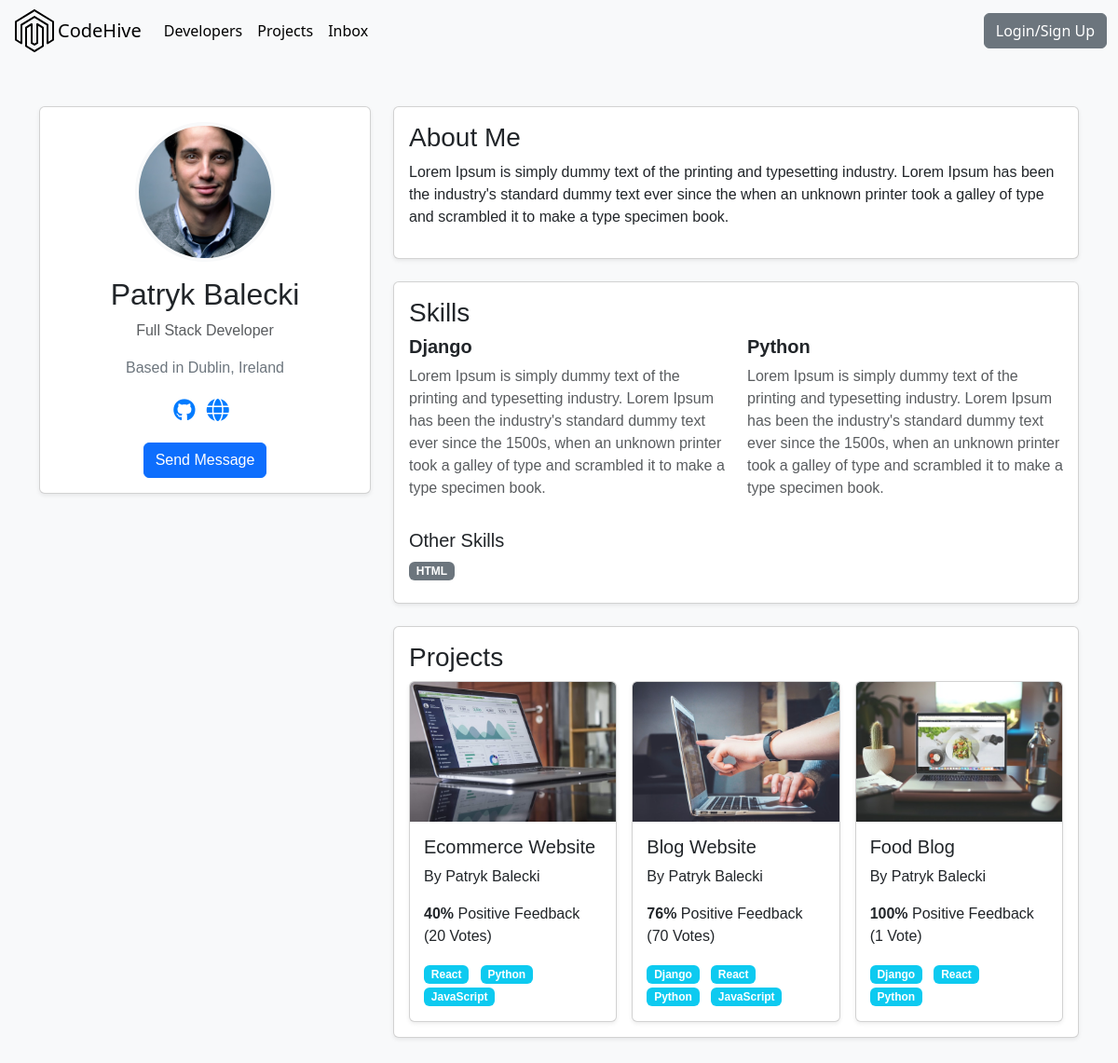
Screenshot of /profile/fc5d0cd4-3224-4585-8b15-bd035fa133de/ with the database file from the repository.
### users/models.py (models this page shows, shortened)
class Profile(models.Model):
    user = models.OneToOneField(User, on_delete=models.CASCADE, null=True, blank=True)
    name = models.CharField(max_length=200, blank=True, null=True)
    email = models.EmailField(max_length=500, blank=True, null=True)
    username = models.CharField(max_length=200, blank=True, null=True)
    location = models.CharField(max_length=200, blank=True, null=True, default="Earth")
    short_intro = models.CharField(max_length=200, blank=True, null=True, default="This is a default bio. User has not added a bio yet.")
    bio = models.TextField(blank=True, null=True)
    profile_image = models.ImageField(null=True, blank=True, upload_to='profiles/', default="profiles/user-default.jpg")
    social_github = models.CharField(max_length=200, blank=True, null=True)
    social_twitter = models.CharField(max_length=200, blank=True, null=True)
    social_linkedin = models.CharField(max_length=200, blank=True, null=True)
    social_youtube = models.CharField(max_length=200, blank=True, null=True)
    social_website = models.CharField(max_length=200, blank=True, null=True)
    created = models.DateTimeField(auto_now_add=True)
    id = models.UUIDField(default=uuid.uuid4, unique=True, primary_key=True, editable=False)

class Skill(models.Model):
    owner = models.ForeignKey(
        Profile, on_delete=models.CASCADE, null=True, blank=True)
    name = models.CharField(max_length=200, blank=True, null=True)
    description = models.TextField(null=True, blank=True)
    created = models.DateTimeField(auto_now_add=True)
    id = models.UUIDField(default=uuid.uuid4, unique=True, primary_key=True, editable=False)
    def __str__(self):
        return str(self.name)

### projects/models.py (models this page shows, shortened)
class Project(models.Model):
    owner = models.ForeignKey(Profile, null=True, blank=True, on_delete=models.CASCADE)
    title = models.CharField(max_length=200)
    description = models.TextField(null=True, blank=True)
    featured_image = models.ImageField(null=True, blank=True, default="default.jpg")
    demo_link = models.CharField(max_length=2000, null=True, blank=True)
    source_link = models.CharField(max_length=2000, null=True, blank=True)
    tags = models.ManyToManyField('Tag', blank=True)
    vote_total = models.IntegerField(default=0, null=True, blank=True)
    vote_ratio = models.IntegerField(default=0, null=True, blank=True)
    created = models.DateTimeField(auto_now_add=True)
    id = models.UUIDField(default=uuid.uuid4, unique=True, primary_key=True, editable=False)

class Tag(models.Model):
    name = models.CharField(max_length=200)
    created = models.DateTimeField(auto_now_add=True)
    id = models.UUIDField(default=uuid.uuid4, unique=True, primary_key=True, editable=False)
    def __str__(self):
        return self.name

### users/views.py (the view)
# urls.py: path('profile/<str:pk>/', views.userProfile, name="user-profile"),
def userProfile(request, pk):
    profile = Profile.objects.get(id=pk)
    topSkills = profile.skill_set.exclude(description__exact="")
    otherSkills = profile.skill_set.filter(description="")
    context = {'profile': profile,  'topSkills': topSkills,
               "otherSkills": otherSkills}
    return render(request, 'users/user-profile.html', context)

### users/templates/users/user-profile.html (shortened to what this page needs)
{% extends 'main.html' %}
{% block content %}
<main class="profile py-5 bg-light">
    <div class="container">
        <div class="row g-4">
            <div class="col-md-4">
                <div class="card text-center shadow-sm">
                    <div class="card-body">
                        <img class="avatar rounded-circle mb-3" src="{{ profile.profile_image.url }}" alt="Profile Image"
                            style="width: 150px; height: 150px;" />
                        <h2 class="dev-name">{{ profile.name }}</h2>
                        <p class="dev-title text-muted">{{ profile.short_intro }}</p>
                        <p class="dev-location text-secondary">Based in {{ profile.location }}</p>
                        <ul class="list-inline dev-social mb-3">
                            {% if profile.social_github %}
                            <li class="list-inline-item">
                                <a title="Github" href="{{ profile.social_github }}" target="_blank">
                                    <i class="fa-brands fa-github"></i>
                                </a>
                            </li>
                            {% endif %}
                            {% if profile.social_website %}
                            <li class="list-inline-item">
                                <a title="Website" href="{{ profile.social_website }}" target="_blank">
                                    <i class="fa-solid fa-globe"></i>
                                </a>
                            </li>
                            {% endif %}
                        </ul>
                        {% if request.user.profile.id != profile.id %}
                        <a href="" class="btn btn-primary text-decoration-none text-white ">Send Message</a>
                        {% endif %}
                    </div>
                </div>
            </div>
            <div class="col-md-8">
                <div class="card mb-4 shadow-sm">
                    <div class="card-body">
                        <h3>About Me</h3>
                        <p>{{ profile.bio }}</p>
                    </div>
                </div>
                <div class="card mb-4 shadow-sm">
                    <div class="card-body">
                        <h3>Skills</h3>
                        <div class="row">
                            {% for skill in topSkills %}
                            <div class="col-md-6 mb-3">
                                <h5 class="fw-bold">{{ skill.name }}</h5>
                                <p class="text-muted">{{ skill.description }}</p>
                            </div>
                            {% endfor %}
                        </div>
                        <h5>Other Skills</h5>
                        <div>
                            {% for skill in otherSkills %}
                            <span class="badge bg-secondary me-2 mb-2">{{ skill }}</span>
                            {% endfor %}
                        </div>
                    </div>
                </div>
                <div class="card shadow-sm">
                    <div class="card-body">
                        <h3>Projects</h3>
                        <div class="row g-3">
                            {% for project in profile.project_set.all %}
                            <div class="col-md-6 col-lg-4">
                                <div class="card h-100 project shadow-sm">
                                    <a href="{% url 'project' project.id %}" class="text-decoration-none text-dark">
                                        <img class="card-img-top" src="{{ project.featured_image.url }}"
                                            alt="Project Thumbnail">
                                        <div class="card-body">
                                            <h5 class="project-title">{{ project.title }}</h5>
                                            <p class="project-author">
                                                <a href="{% url 'user-profile' project.owner.id %}" class="text-primary text-decoration-none text-dark">
                                                    By {{ project.owner.name }}
                                                </a>
                                            </p>
                                            <p class="project-rating">
                                                <span class="fw-bold">{{ project.vote_ratio }}%</span> Positive Feedback
                                                ({{ project.vote_total }} Vote{{ project.vote_total|pluralize:"s" }})
                                            </p>
                                            <div class="project-tags">
                                                {% for tag in project.tags.all %}
                                                <span class="badge bg-info me-2">{{ tag }}</span>
                                                {% endfor %}
                                            </div>
                                        </div>
                                    </a>
                                </div>
                            </div>
                            {% endfor %}
                        </div>
                    </div>
                </div>
            </div>
        </div>
    </div>
</main>
{% endblock content %}

### static/styles/main.css (style rules this page uses)
.card { border-radius: 10px; overflow: hidden; transition: transform 0.2s ease, box-shadow 0.2s ease; }
.card-img-top { height: 180px; object-fit: cover; }
.btn { border-radius: 20px; }
.card { border: none; border-radius: 10px; transition: transform 0.3s ease, box-shadow 0.3s ease; }
.card-body { padding: 20px; }
.avatar { width: 60px; height: 60px; object-fit: cover; }
.profile { font-family: Arial, sans-serif; }
.avatar { object-fit: cover; border: 4px solid #f8f9fa; }
.dev-social a { font-size: 1.5rem; color: #6c757d; transition: color 0.3s; }
.project img { height: 150px; object-fit: cover; border-top-left-radius: 0.25rem; border-top-right-radius: 0.25rem; }
.project .card-body { padding: 15px; }
.badge { font-size: 0.85rem; padding: 5px 10px; }
.container { max-width: 600px; }
.card { border: none; border-radius: 10px; background: #f9f9f9; }
.card-body { padding: 2rem; }
.btn-primary { background-color: #007bff; border: none; transition: background-color 0.3s ease; }
.card-body a { color: #007bff; text-decoration: none; transition: color 0.3s ease; }
.card { border-radius: 8px; overflow: hidden; }
.card-body img.avatar { border-radius: 50%; width: 150px; height: 150px; object-fit: cover; margin-bottom: 1rem; }
.btn { border-radius: 4px; }
.dev-social .list-inline-item { margin-right: 0.5rem; }
.btn-primary { font-size: 1.1rem; padding: 0.75rem; }

### rows the page displays
Profile: profile_image (picture), name "Patryk Balecki", short_intro "Full Stack Developer", location "Dublin, Ireland", bio "Lorem Ipsum is simply dummy text of the printing and typesetting industry. Lorem Ipsum has been the industry's standard dummy text ever since the when an unknown printer took a galley of type and scrambled it to make a type specimen book."
Skill: name "Django", description "Lorem Ipsum is simply dummy text of the printing and typesetting industry. Lorem Ipsum has been the industry's standard dummy text ever since the 1500s, when an unknown printer took a galley of type and scrambled it to make a type specimen book."
Skill: name "Python", description "Lorem Ipsum is simply dummy text of the printing and typesetting industry. Lorem Ipsum has been the industry's standard dummy text ever since the 1500s, when an unknown printer took a galley of type and scrambled it to make a type specimen book."
Skill: name "HTML"
Project: featured_image (picture), title "Ecommerce Website", owner.name "Patryk Balecki", vote_ratio "40", vote_total "20"
Tag: name "React"
Tag: name "Python"
Tag: name "JavaScript"
Project: featured_image (picture), title "Blog Website", owner.name "Patryk Balecki", vote_ratio "76", vote_total "70"
Tag: name "Django"
Project: featured_image (picture), title "Food Blog", owner.name "Patryk Balecki", vote_ratio "100", vote_total "1"
